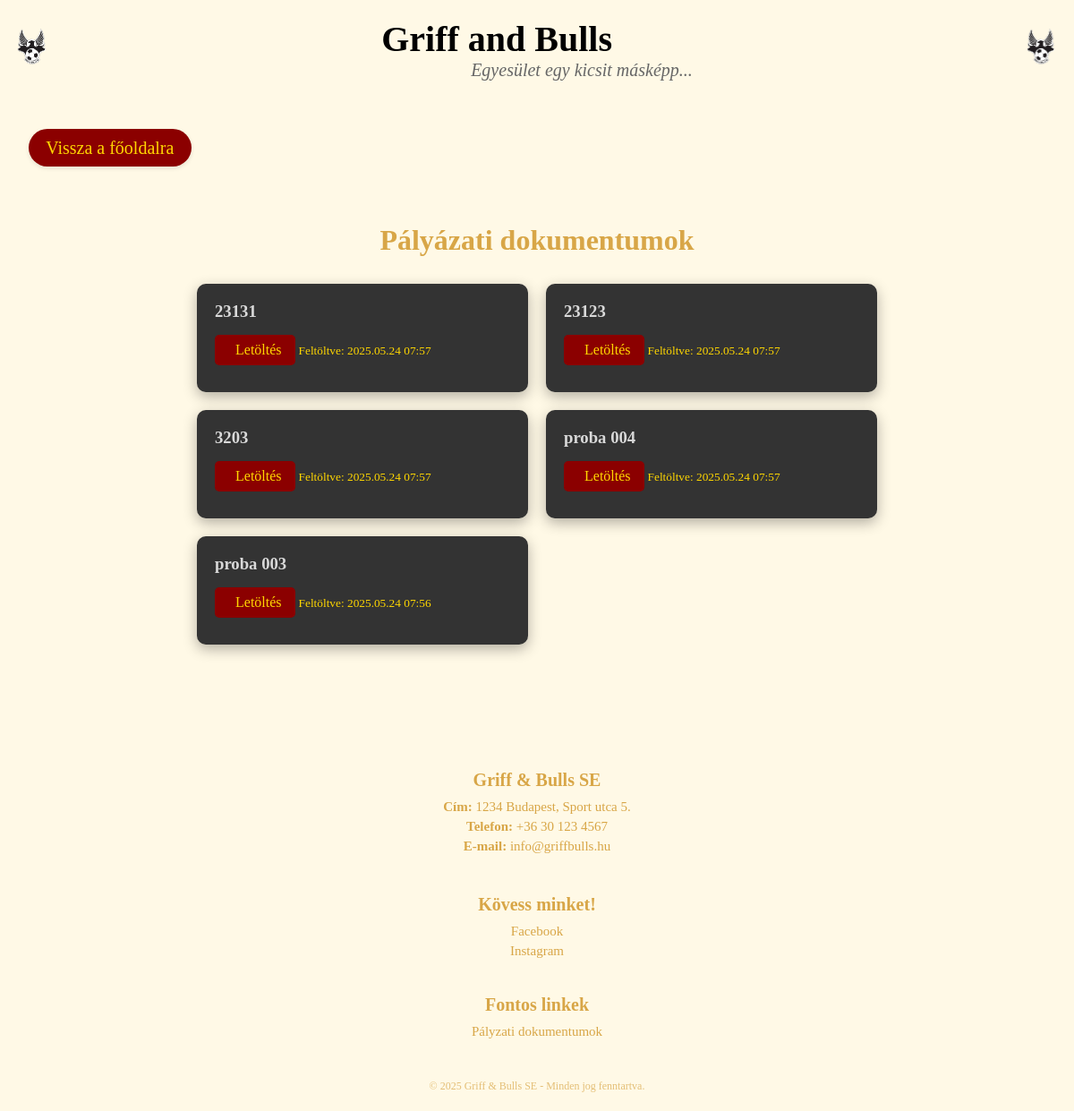
Screenshot of /palyazat/ with the database file from the repository.
### hirek/models.py (models this page shows, shortened)
class PDFDocument(models.Model):
    title = models.CharField(max_length=200, verbose_name="Dokumentum neve")
    file = models.FileField(upload_to='pdfs/', verbose_name="PDF fájl")
    uploaded_at = models.DateTimeField(auto_now_add=True, verbose_name="Feltöltve")
    class Meta:
        verbose_name = "PDF dokumentum"
        verbose_name_plural = "PDF dokumentumok"
        ordering = ['-uploaded_at']

### hirek/views.py (the view)
# urls.py: path('palyazat/', palyazat, name='palyazat'),
def palyazat(request):
    pdfs = PDFDocument.objects.all().order_by('-uploaded_at')
    return render(request, 'hirek/palyazat.html', {'pdfs': pdfs})

### hirek/templates/hirek/palyazat.html (shortened to what this page needs)
{% load static %}
<!DOCTYPE html>
<html lang="en">
  <head>
    <link rel="stylesheet" href="{% static 'hirek/footer.css' %}" />
    <link rel="stylesheet" href="{% static 'hirek/palyazat.css' %}" />
    <link rel="stylesheet" href="{% static 'hirek/szinek.css' %}" />
    <link rel="stylesheet" href="{% static 'hirek/header.css' %}" />
  </head>
  <body>
    <header>
      <img
        class="gab_feher_bal"
        src="{% static 'hirek/gab_feher.png' %}"
        alt="GAB Fehér"
      />
      <div class="header-text">
        <h1>Griff and Bulls</h1>
        <p>Egyesület egy kicsit másképp...</p>
      </div>
      <img
        class="gab_feher_jobb"
        src="{% static 'hirek/gab_feher.png' %}"
        alt="GAB Fehér"
      />
    </header>
    <main>
      <nav>
        <ul>
          <li><a href="/index/">Vissza a főoldalra</a></li>
        </ul>
      </nav>
      <section class="pdf-display-section">
        <h2 class="pdf-display-title">Pályázati dokumentumok</h2>
        <div class="pdf-display-container">
          {% for pdf in pdfs %}
          <div class="pdf-item">
            <h3>{{ pdf.title }}</h3>
            <a href="{{ pdf.file.url }}" target="_blank" class="pdf-link">
               Letöltés
            </a>
            <small>Feltöltve: {{ pdf.uploaded_at|date:"Y.m.d H:i" }}</small>
          </div>
          {% empty %}
          <p class="no-pdfs">
            Jelenleg nincsenek elérhető pályázati dokumentumok.
          </p>
          {% endfor %}
        </div>
      </section>
    </main>
    <footer>
      <div class="footer-container">
        <div class="footer-info">
          <h3>Griff & Bulls SE</h3>
          <p><strong>Cím:</strong> 1234 Budapest, Sport utca 5.</p>
          <p><strong>Telefon:</strong> +36 30 123 4567</p>
          <p><strong>E-mail:</strong> info@griffbulls.hu</p>
        </div>
        <section class="footer_kapcsolat," id="kapcsolat">
          <div class="footer-socials">
            <h3>Kövess minket!</h3>
            <a
              href="https://www.facebook.com/p/Griff-Bulls-SE-100057331514748/"
              target="_blank"
              >Facebook</a
            >
            <a
              href="https://www.instagram.com/griff_and_bulls_se?utm_source=ig_web_button_share_sheet&igsh=ZDNlZDc0MzIxNw=="
              target="_blank"
              >Instagram</a
            >
          </div>
        </section>
        <div class="footer-links">
          <h3>Fontos linkek</h3>
          <a href="palyazat.html">Pályzati dokumentumok</a>
        </div>
      </div>
      <p class="footer-copy">
        © 2025 Griff & Bulls SE - Minden jog fenntartva.
      </p>
    </footer>
  </body>
</html>

### hirek/static/css/footer.css (style rules this page uses)
footer { padding: 20px 0; padding-top: 100px; background-color: var(--bg-light); color: var(--primary-gold); text-align: center; }
.footer-container { display: flex; justify-content: space-around; flex-wrap: wrap; max-width: 80%; margin: 0 auto; gap: 20px; }
.footer-info, .footer-socials, .footer-links { flex: 1; min-width: 200px; }
.footer-info h3, .footer-socials h3, .footer-links h3 { font-size: 20px; margin-bottom: 10px; }
.footer-info p, .footer-socials a, .footer-links a { font-size: 15px; color: var(--text-gold); text-decoration: none; display: block; margin: 5px 0; }
.footer-copy { margin-top: 20px; font-size: 12px; opacity: 0.7; }
@media (max-width: 1200px) { .footer-container { flex-direction: column; text-align: center; } }
@media (max-width: 1200px) { .footer-info, .footer-socials, .footer-links { margin-bottom: 20px; } }

### hirek/static/css/palyazat.css (style rules this page uses)
* { margin: 0; padding: 0; box-sizing: border-box; }
.pdf-display-section { background-color: var(--bg-light); padding: 40px 0; color: var(--primary-light); }
.pdf-display-title { text-align: center; font-size: 2rem; margin-bottom: 30px; color: var(--primary-gold); }
.pdf-display-container { max-width: 800px; margin: 0 auto; padding: 0 20px; display: grid; grid-template-columns: repeat(auto-fit, minmax(250px, 1fr)); gap: 20px; }
.pdf-item { background-color: var(--text-primary); border-radius: 10px; padding: 20px; box-shadow: 0 5px 15px var(--hover-shadow); transition: transform 0.3s ease; }
.pdf-item h3 { color: var(--text-lighter); margin-bottom: 15px; }
.pdf-link { display: inline-block; padding: 8px 15px; background-color: var(--primary-red); color: var(--primary-light); text-decoration: none; border-radius: 5px; margin-bottom: 10px; transition: background-color 0.3s; }
nav { margin-top: 10px; background-color: var(--bg-light); padding: 1.5rem 2rem; }
nav ul { list-style-type: none; margin-top: 10px; padding: 0; display: flex; justify-content: flex-start; gap: 1.5rem; }
nav ul li a { color: var(--primary-light); text-decoration: none; font-size: 20px; font-weight: 500; transition: all 0.3s ease; background-color: var(--primary-red); padding: 0.6rem 1.2rem; border-radius: 25px; display: inline-block; box-shadow: 0 2px 5px rgba(0, 0, 0, 0.1); }

### hirek/static/css/szinek.css (style rules this page uses)
:root { --primary-dark: #161a1d; --primary-red: darkred; --primary-red-hover: #b30000; --primary-light: gold; --primary-gold: #d8a647; --primary-sandy: sandybrown; --text-primary: #333; --text-secondary: #666; --text-light: #f0f0f0; --text-lighter: #d9d9d9; --text-dark: #222; --text-cim: #FFB200; --text-vilagos-arany: #FFECB3; --bg-dark: #161a1d; --bg-light: #FFF9E6; --bg-gray: #d9d9d9; --bg-card: white; --griff-hatter-szin: #aa001b; --border-color: #ddd; --shadow-color: rgba(0, 0, 0, 0.2); --hover-shadow: rgba(0, 0, 0, 0.3); }

### hirek/static/js/header.css (style rules this page uses)
* { margin: 0; padding: 0; }
header { display: flex; align-items: center; justify-content: center; background-color: var(--bg-light); padding: 20px; position: fixed; top: 0; left: 0; width: 100%; z-index: 1000; transition: all 0.3s ease; }
body { padding-top: 100px; background-color: var(--bg-light); }
header img { height: 60px; margin: 0 10px; }
header h1 { font-size: 40px; color:var(text-primary); margin: 0; }
header p { font-size: 20px; color: var(--text-secondary); font-style: italic; padding-left: 100px; }
.gab_feher_bal, .gab_feher_jobb { position: absolute; height: 60px; margin-left: 15px; margin-right: 15px; }
.gab_feher_bal { left: 0; }
.gab_feher_jobb { right: 0; }

### rows the page displays
PDFDocument: title "23131", uploaded_at "2025.05.24 07:57"
PDFDocument: title "23123", uploaded_at "2025.05.24 07:57"
PDFDocument: title "3203", uploaded_at "2025.05.24 07:57"
PDFDocument: title "proba 004", uploaded_at "2025.05.24 07:57"
PDFDocument: title "proba 003", uploaded_at "2025.05.24 07:56"
